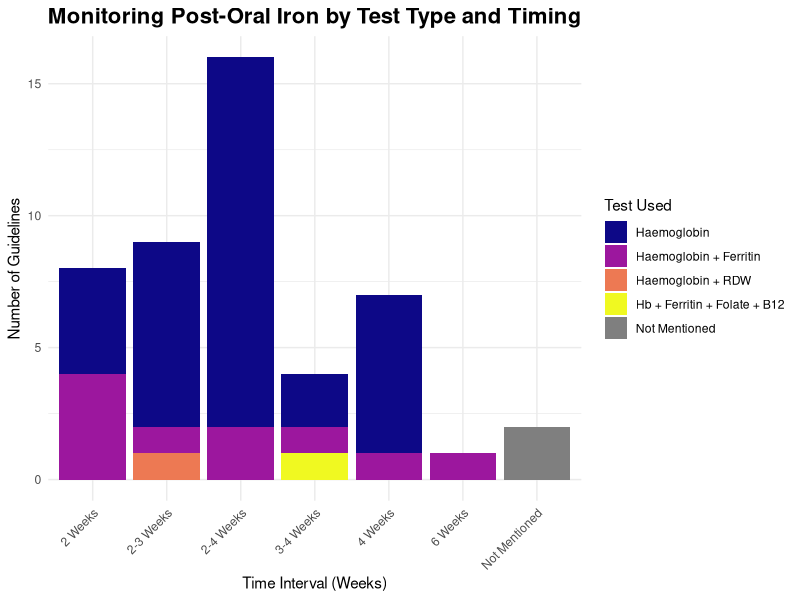
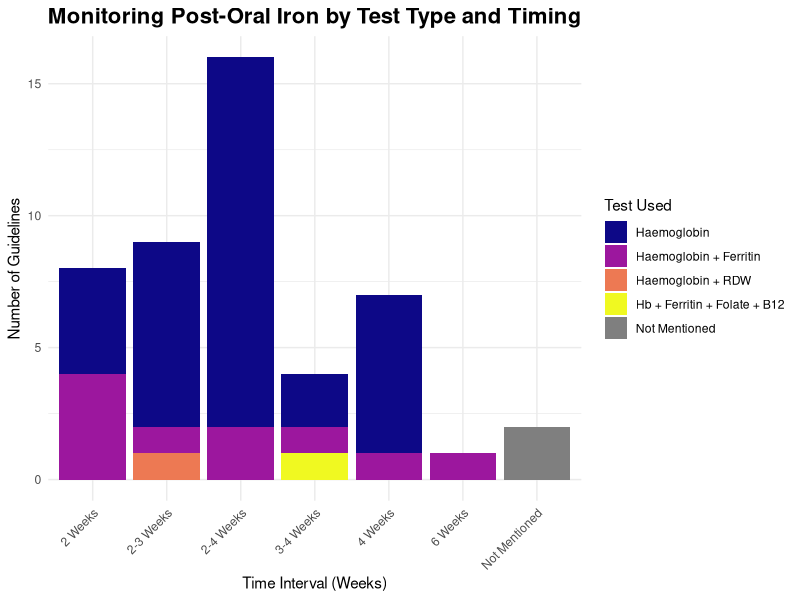

These charts were generated, in order, by the following R code:
# Chapter 2: Variation in Antenatal Anaemia Guidelines Across NHS Sites in the UK
# Script: figure_2_7a_monitoring_post_oral_iron.R
# Thesis: Haynes S (2026) DPhil, University of Oxford
#
# Load necessary libraries
library(ggplot2)
library(dplyr)
library(tidyr)
library(viridis)

# Create dataset for post-oral iron monitoring
monitoring_oral <- data.frame(
  Test = c("Haemoglobin", "Haemoglobin + Ferritin", "Hb + Ferritin + Folate + B12", "Haemoglobin + RDW", "Not Mentioned"),
  Total = c(33, 10, 1, 1, 2),
  X2wks = c(4, 4, 0, 0, 0),
  X2_3wks = c(7, 1, 0, 1, 0),
  X2_4wks = c(14, 2, 0, 0, 0),
  X3_4wks = c(2, 1, 1, 0, 0),
  X4wks = c(6, 1, 0, 0, 0),
  X6wks = c(0, 1, 0, 0, 0),
  Not_Mentioned = c(0, 0, 0, 0, 2)  # Ensuring correct name
)

# **Manually rename columns to prevent "X2.3" issue**
colnames(monitoring_oral) <- c("Test", "Total", "2 Weeks", "2-3 Weeks", "2-4 Weeks", "3-4 Weeks", "4 Weeks", "6 Weeks", "Not Mentioned")

# Reshape data for ggplot
monitoring_oral_long <- pivot_longer(monitoring_oral, cols = -c(Test, Total), 
                                     names_to = "Timing", values_to = "Guidelines")

# **Manually define correct x-axis labels**
correct_labels <- c("2 Weeks" = "2 Weeks", "2-3 Weeks" = "2-3 Weeks", "2-4 Weeks" = "2-4 Weeks",
                    "3-4 Weeks" = "3-4 Weeks", "4 Weeks" = "4 Weeks", "6 Weeks" = "6 Weeks")

# Define colors (Viridis Plasma + Gray for "Not Mentioned")
custom_colors <- c(viridis(4, option = "plasma"), "gray50")  # Gray for "Not Mentioned"

# Create stacked bar chart
ggplot(monitoring_oral_long, aes(x = Timing, y = Guidelines, fill = Test)) +
  geom_bar(stat = "identity") +
  scale_fill_manual(values = custom_colors, name = "Test Used") +
  scale_x_discrete(labels = correct_labels) +  # **Fix x-axis label formatting**
  labs(
    title = "Monitoring Post-Oral Iron by Test Type and Timing",
    x = "Time Interval (Weeks)",
    y = "Number of Guidelines"
  ) +
  theme_minimal() +
  theme(
    axis.text.x = element_text(angle = 45, hjust = 1),  # Rotate x-axis labels
    plot.title = element_text(hjust = 0.5, size = 16, face = "bold"),
    legend.position = "right"
  )

# Save the plot
ggsave("Monitoring_Post_Oral_Iron_StackedBar_Fixed.png", width = 10, height = 6, dpi = 300)

# Print the count of guidelines that did not mention monitoring (for reference)
print(paste("Number of Guidelines that did not mention monitoring:", monitoring_oral$`Not Mentioned`[5]))
